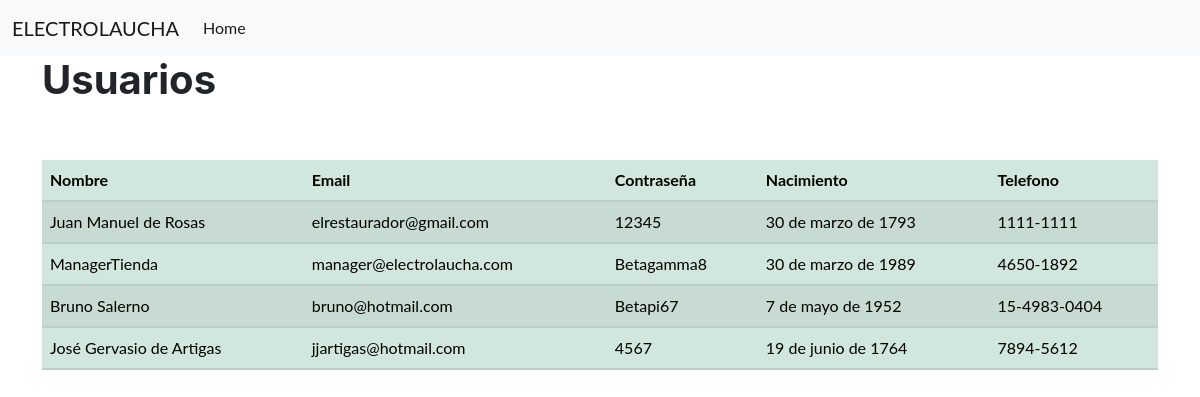
The app's page /managermenu/verusuarios/ with its own data.
### app1/models.py (models this page shows, shortened)
class Usuario(models.Model):
    nombre = models.CharField(max_length=100, blank=False, null=False)
    email = models.EmailField(max_length=254, unique=True, blank=False, null=False)
    password = models.CharField(max_length=100, blank=False, null=False)
    nacimiento = models.DateField(blank=False, null=False)
    telefono = models.CharField(max_length=100, blank=False, null=False)
    USERNAME_FIELD = "email"

### app1/views.py (the view)
# urls.py: path("managermenu/verusuarios/", view_ver_usuarios),
def view_ver_usuarios(request):
    usuarios = []
    for i in models.Usuario.objects.all():
        usuarios.append(i)
    return render(request, "users/verusuarios.html", {"usuarios": usuarios})

### app1/templates/users/verusuarios.html
{% extends "app1/index.html" %}
{% block content %}
    <h1>Usuarios</h1>
    <br><br>
    <table class="table table-success table-striped">
        <thead>
            <th>Nombre</th>
            <th>Email</th>
            <th>Contraseña</th>
            <th>Nacimiento</th>
            <th>Telefono</th>
        </thead>
        <tbody>
            {% if usuarios %}
                {% for usuario in usuarios %}
                    <tr>
                        <td>{{usuario.nombre}}</td>
                        <td>{{usuario.email}}</td>
                        <td>{{usuario.password}}</td>
                        <td>{{usuario.nacimiento}}</td>
                        <td>{{usuario.telefono}}</td>
                        </tr>
                {% endfor %}
            {% endif %}
        </tbody>
    </table>
    <br><br>
{% endblock content %}

### records on screen
Usuario: nombre "Juan Manuel de Rosas", email "elrestaurador@gmail.com", password "12345", nacimiento "30 de marzo de 1793", telefono "1111-1111"
Usuario: nombre "ManagerTienda", email "manager@electrolaucha.com", password "Betagamma8", nacimiento "30 de marzo de 1989", telefono "4650-1892"
Usuario: nombre "Bruno Salerno", email "bruno@hotmail.com", password "Betapi67", nacimiento "7 de mayo de 1952", telefono "15-4983-0404"
Usuario: nombre "José Gervasio de Artigas", email "jjartigas@hotmail.com", password "4567", nacimiento "19 de junio de 1764", telefono "7894-5612"
